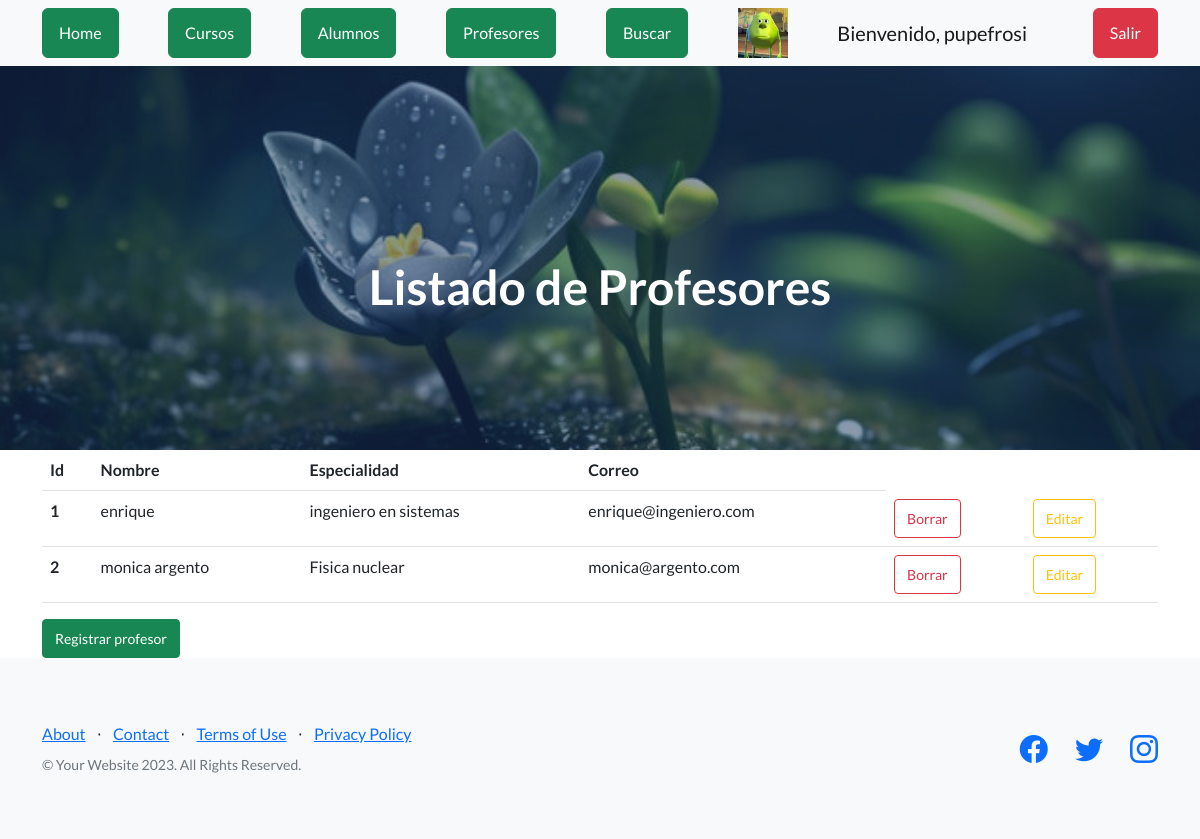
Before: /AppCoder/ver_profesores (signed in) with the older database file.
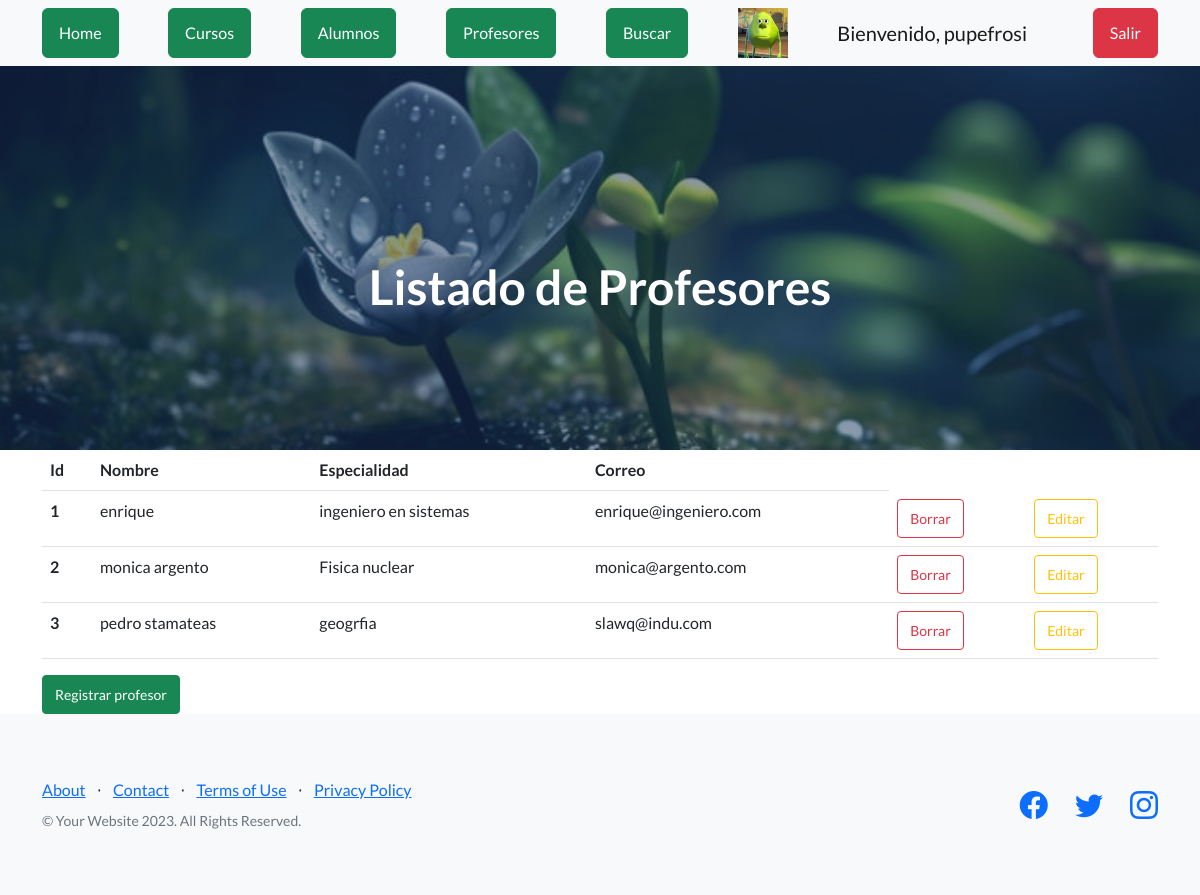
After: the same page with the newer database file.
### AppCoder/models.py (models this page shows, shortened)
class Profesor(models.Model):
    nombre = models.CharField(max_length=100)
    especialidad = models.CharField(max_length=100)
    correo = models.EmailField()

### AppCoder/views.py (the view)
# urls.py: path("ver_profesores", views.ver_profesores, name="profesores"),
def ver_profesores(request):
    profesores = Profesor.objects.all()
    avatares = Avatar.objects.filter(user=request.user.id)
    return render(request, 'profesores.html', {'profesores': profesores, 'url': avatares[0].imagen.url if avatares.exists() else None})

### AppCoder/template/profesores.html (shortened to what this page needs)
{% extends 'padre.html' %}
{% load static %}
{% block h1 %} Listado de Profesores {% endblock %}
{% block contenido %}
    <main class="container-lg">
        <table class ="table">
            <thead>
                <th>Id</th>
                <th>Nombre</th>
                <th>Especialidad</th>
                <th>Correo</th>
            </thead>
            <tbody>
                {% for n in profesores %}
                <tr>
                    <th scope="row">{{n.id}}</th>
                    <td>{{n.nombre}}</td>
                    <td>{{n.especialidad}}</td>
                    <td>{{n.correo}}</td>
                    {% if request.user.is_authenticated %}
                    <td><a href="{% url 'eliminar_profesor' n.id %}" class="btn btn-outline-danger btn-sm">Borrar</a></td>
                    <td><a href="{% url 'editar_profesor' n.id %}" class="btn btn-outline-warning btn-sm">Editar</a></td>
                    {% endif %}
                </tr>
                {% endfor %}
            </tbody>
        </table>
        <a class="btn btn-success btn-sm" href="{% url 'alta_profesor' %}">Registrar profesor</a>
    </main>
{% endblock %}

Changed rows visible on the page:
added Profesor: id "3", nombre "pedro stamateas", especialidad "geogrfia", correo "slawq@indu.com"
